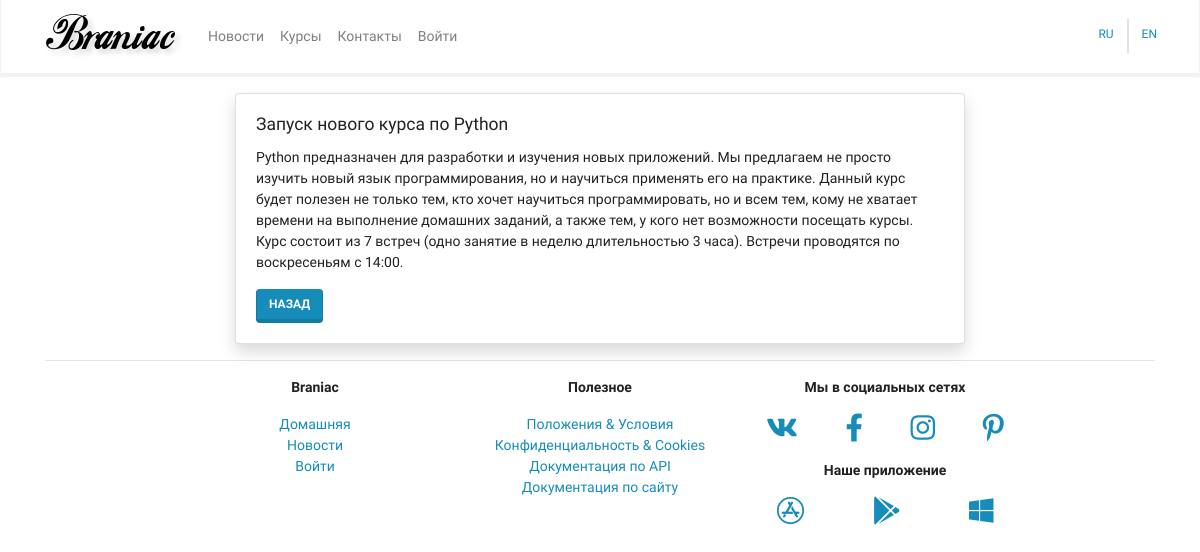
The app's page /mainapp/news/1/detail/ with its own data.
### mainapp/models.py (models this page shows, shortened)
class BaseModel(models.Model):
    created = models.DateTimeField(auto_now_add=True, verbose_name=_("Created"), editable=False)
    updated = models.DateTimeField(auto_now=True, verbose_name=_("Edited"), editable=False)
    deleted = models.BooleanField(default=False)
    class Meta:
        abstract = True
        ordering = ("-created",)

class News(BaseModel):
    objects = NewsManager()
    title = models.CharField(max_length=256, verbose_name=_("Title"))
    preamble = models.CharField(max_length=1024, verbose_name=_("Preamble"))
    body = models.TextField(blank=True, null=True, verbose_name=_("Body"))
    body_as_markdown = models.BooleanField(default=False, verbose_name=_("As markdown"))
    class Meta:
        verbose_name = 'новость'
        verbose_name_plural = "новости"

### mainapp/views.py (the view)
# urls.py: path('news/<int:pk>/detail/', views.NewsPageDetailViews.as_view(), name='news_detail'),
class NewsPageDetailViews(DetailView):
    model = News

### mainapp/models.py (called while the page is built)
    def get_queryset(self):
        return super().get_queryset().filter()

### mainapp/templates/mainapp/news_detail.html (shortened to what this page needs)
{% extends 'mainapp/base.html' %}
{% block content %}
    <div class="row justify-content-center pt-3">
        <div class="col-md-12 col-lg-8">
            <div class="card shadow">
                <div class="card-body">
                    <h5 class="card-title">{{ object.title }}</h5>
                    <p class="card-text"> {{ object.body }}</p>
                    <a href="{% url 'mainapp:news' %}" class="btn btn-primary">Назад</a>
                </div>
            </div>
        </div>
    </div>
{% endblock content %}

### records on screen
News: title "Запуск нового курса по Python", body "Python предназначен для разработки и изучения новых приложений. Мы предлагаем не просто изучить новый язык программирования, но и научиться применять его на практике. Данный курс будет полезен не только тем, кто хочет научиться программировать, но и всем тем, кому не хватает времени на выполнение домашних заданий, а также тем, у кого нет возможности посещать курсы. Курс состоит из 7 встреч (одно занятие в неделю длительностью 3 часа). Встречи проводятся по воскресеньям с 14:00."
